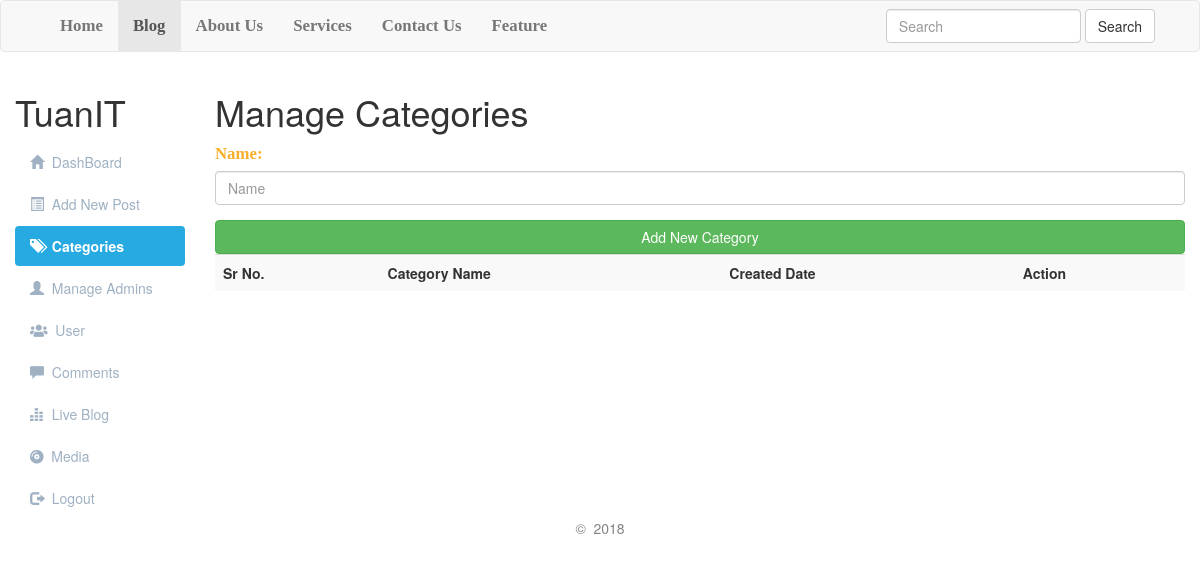
The page /backend/categories.php on the database as committed earlier.
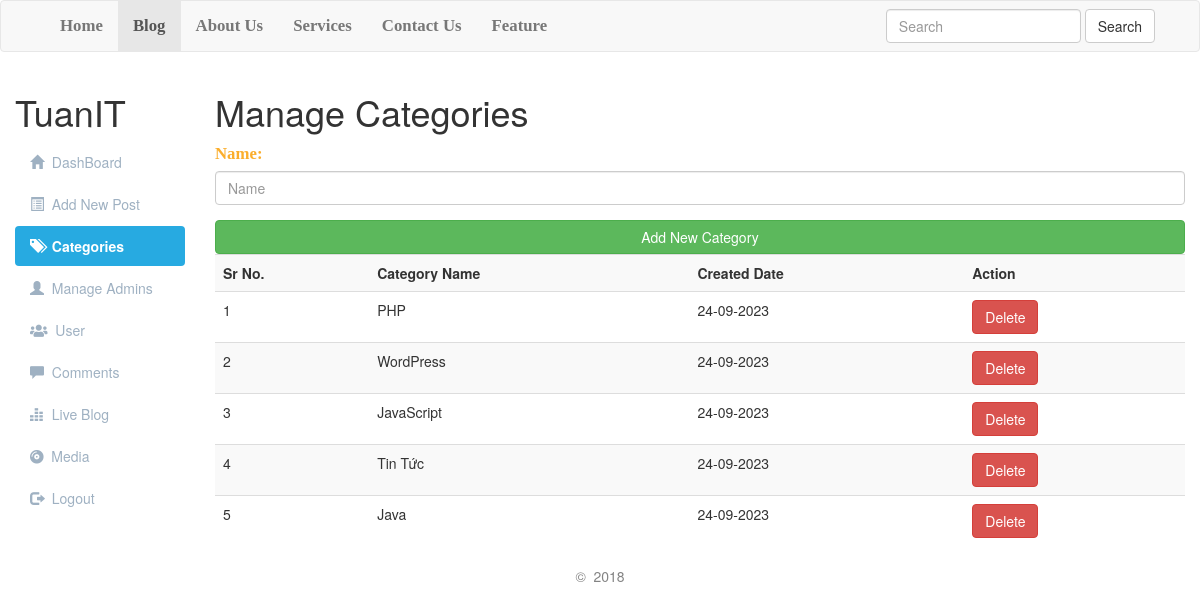
The same page on the database as committed later.
### tables this page shows
CREATE TABLE `category` (
  `id` int NOT NULL,
  `namecategory` varchar(255) NOT NULL,
  `created` varchar(20) NOT NULL
);

### backend/categories.php (the view, shortened to what this page needs)
<?php require_once './config/config.php'; ?>
<!DOCTYPE html>
<html lang="en">
<head>
	<link rel="stylesheet" href="https://maxcdn.bootstrapcdn.com/bootstrap/3.3.7/css/bootstrap.min.css">
	<link rel="stylesheet" href="https://use.fontawesome.com/releases/v5.6.3/css/all.css">
	<link rel="stylesheet" href="./css/adminstyle.css">
</head>
<body>
<nav class="navbar navbar-default" role="navigation">
	<div class="container">
		<div class="navbar-header">
	<a class="navbar-brand" href="blog.php">
	</a>
	</div>
	<div class="collapse navbar-collapse" id="collapse">
		<ul class="nav navbar-nav">
			<li><a href="#">Home</a></li>
			<li class="active"><a href="../index.php" target="_blank">Blog</a></li>
			<li><a href="#">About Us</a></li>
			<li><a href="#">Services</a></li>
			<li><a href="#">Contact Us</a></li>
			<li><a href="#">Feature</a></li>
		</ul>
		<form action="blog.php" class="navbar-form navbar-right">
		<div class="form-group">
		<input type="text" class="form-control" placeholder="Search" name="Search" >
		</div>
	         <button class="btn btn-default" name="SearchButton">Search</button>
		</form>
		</div>
	</div>
</nav>
<div class="container-fluid">
	<div class="row">
		<div class="col-sm-2">
			<h1>TuanIT</h1>
			<ul id="Side_Menu" class="nav nav-pills nav-stacked">
				<li><a href="dashboard.php"><span class="glyphicon glyphicon-home"></span>&nbsp; DashBoard</a></li>
				<li><a href="addnewpost.php"><span class="glyphicon glyphicon-list-alt"></span>&nbsp; Add New Post</a></li>
				<li class="active"><a href="categories.php"><span class="glyphicon glyphicon-tags"></span>&nbsp; Categories</a></li>
				<li><a href="admins.php"><span class="glyphicon glyphicon-user"></span>&nbsp; Manage Admins</a></li>
				<li><a href="#"><span class="fas fa-users"></span>&nbsp; User</a></li>
				<li>
					<a href="comments.php"><span class="glyphicon glyphicon-comment"></span>&nbsp; Comments
					</a>
				</li>
				<li><a href="#"><span class="glyphicon glyphicon-equalizer"></span>&nbsp; Live Blog</a></li>
				<li><a href="#"><span class="fas fa-compact-disc"></span>&nbsp; Media</a></li>
				<li><a href="logout.php"><span class="glyphicon glyphicon-log-out"></span>&nbsp; Logout</a></li>
			</ul>
		</div>
		<div class="col-sm-10">
			<h1>Manage Categories</h1>
			<div>
				<form action="categories.php" method="Post">
					<fieldset>
						<div class="form-group">
							<label for="categoryname"><span class="FieldInfo">Name:</span></label>
							<input class="form-control" type="text" name="Category" id="categoryname" placeholder="Name">
						</div>
						<input type="submit" class="btn btn-success btn-block" name="submit" value="Add New Category">
					</fieldset>
				</form>
			</div>
			<div class="table-responsive">
				<table class="table table-striped table-hover">
					<tr>
						<th>Sr No.</th>
						<th>Category Name</th>
						<th>Created Date</th>
						<th>Action</th>
					</tr>
					<?php
					$ViewQuery = "SELECT * FROM category";
					$Execute = mysqli_query($Connection, $ViewQuery);
					$SrNo = 0;
					while ($DataRows = mysqli_fetch_array($Execute)) {
						$Id = $DataRows["id"];
						$CategoryName = $DataRows["namecategory"];
						$DateTime = $DataRows["created"];
						$SrNo++;
						?>
						<tr>
							<td><?= $SrNo; ?></td>
							<td><?= $CategoryName; ?></td>
							<td><?= $DateTime; ?></td>
							<td>
								<a href="deletecategories.php?id=<?= $Id; ?>">
									<span class="btn btn-danger">Delete</span>
								</a>
							</td>
						</tr>
					<?php
					}
					?>
				</table>
			</div>
		</div>
	</div>
</div>
<div class="footer">
	<p style="color: #838383; text-align: center;">&copy; &nbsp;2018</p>
</div>
</body>
</html>

Rows that differ between the two databases and show on the page:
added category: namecategory "PHP", created "24-09-2023"
added category: namecategory "WordPress", created "24-09-2023"
added category: namecategory "JavaScript", created "24-09-2023"
added category: namecategory "Tin Tức", created "24-09-2023"
added category: namecategory "Java", created "24-09-2023"
